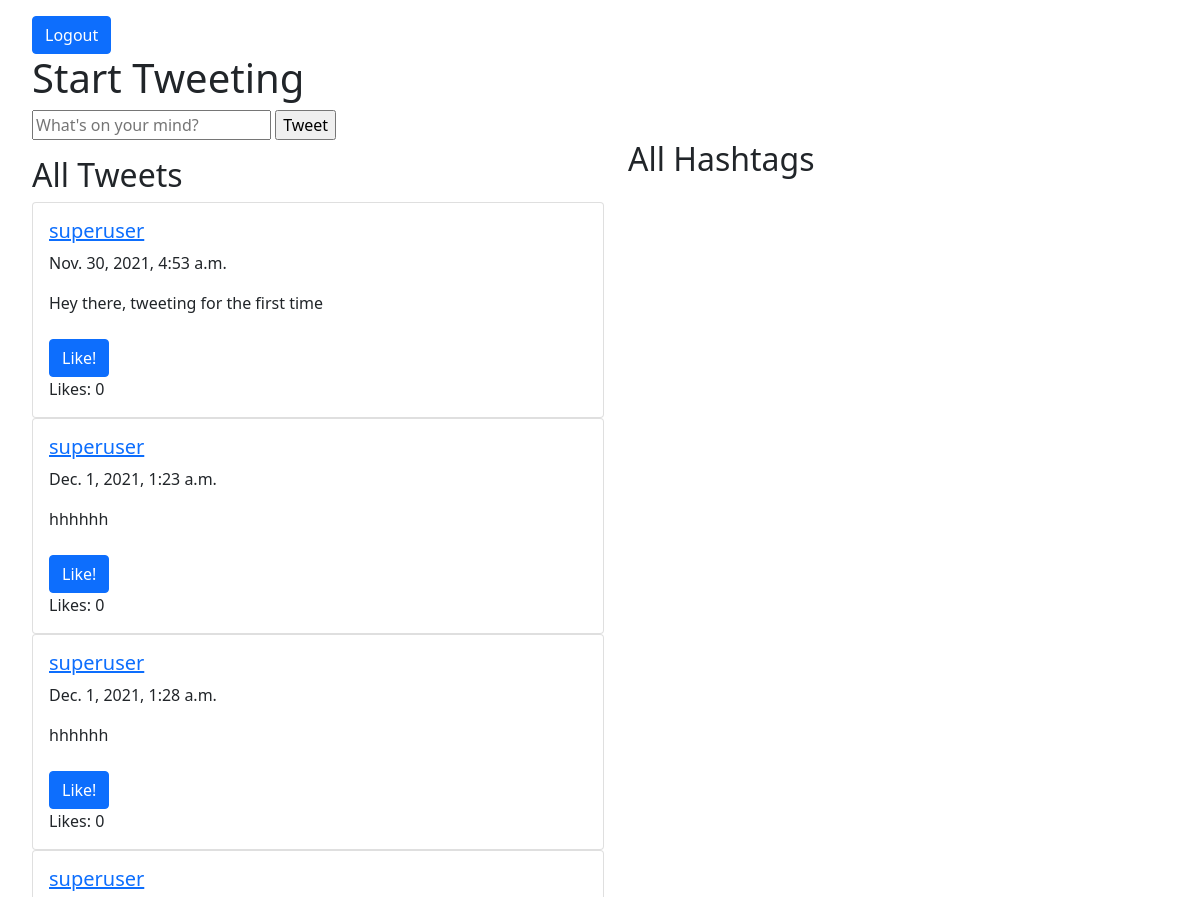
Page /home (upper part) on the earlier database version.
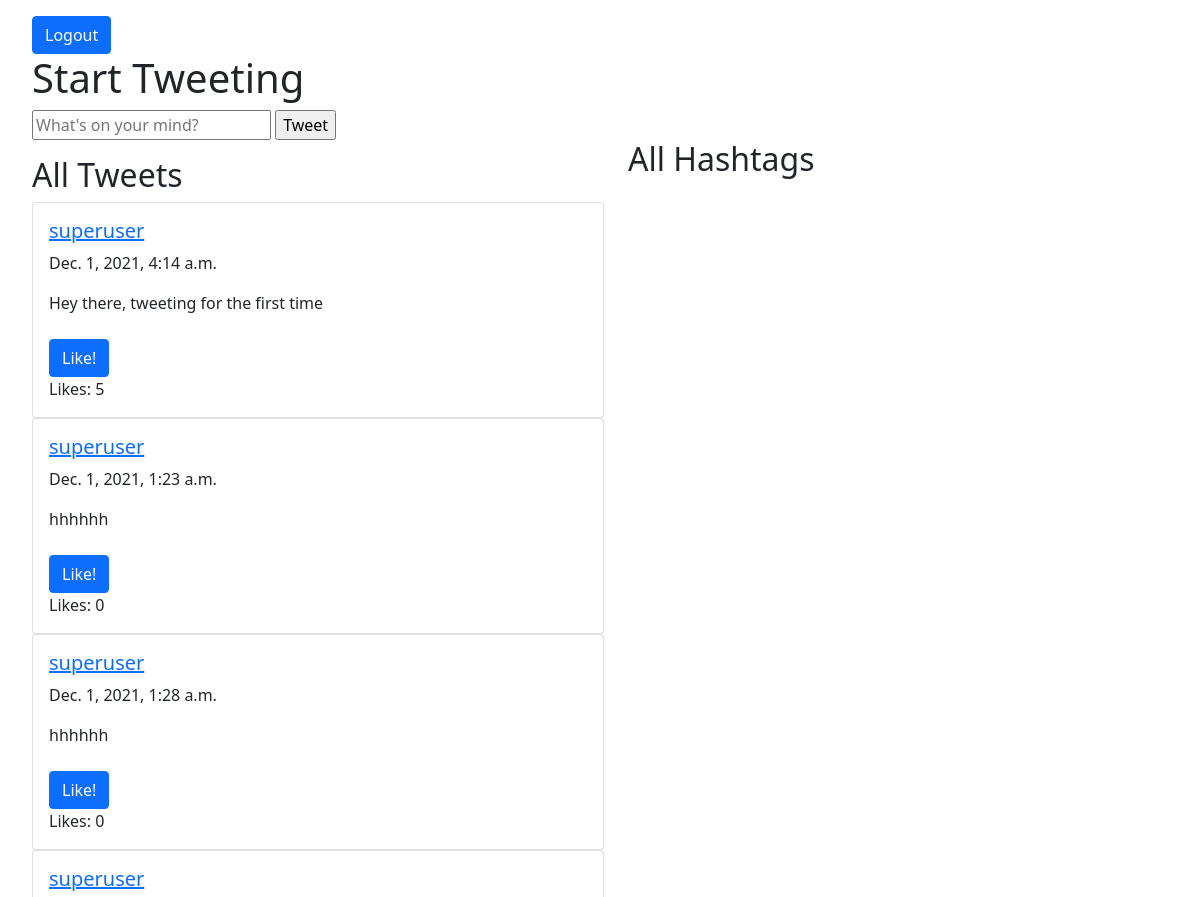
Same page on the later database version.
### tweeterApp/models.py (models this page shows)
class Tweet(models.Model):
  body = models.TextField()
  timestamp = models.DateTimeField(auto_now = True)
  author = models.ForeignKey(User, on_delete = models.DO_NOTHING)
  likes = models.IntegerField(default = 0)

### tweeterApp/views.py (the view)
# urls.py: 2. Add a URL to urlpatterns:  path('', views.home, name='home')
def home(request):
  print('hey')
  if (request.method == 'POST'):
    print('REQ', request.POST)
    body = request.POST['body']
    Tweet.objects.create(body=body, author=request.user)
  print('PATCHHHH', request.method)
  tweets = Tweet.objects.all()
  return render(request, 'home.html', {"tweets": tweets}) #want to pass in all the tweets, do we need to pass in the user?

### tweeterApp/templates/home.html (shortened to what this page needs)
<!doctype html>
<html lang="en">
  <head>
    <link href="https://cdn.jsdelivr.net/npm/bootstrap@5.1.3/dist/css/bootstrap.min.css" rel="stylesheet">
  </head>
  <body style="margin-left: 2rem; margin-top: 1rem">
    <div>
      <a class="btn btn-primary" href="logout">Logout</a>
      <h1>Start Tweeting</h1>
      <form method="POST" action="/home">
        <input name="body" placeholder="What's on your mind?" />
        <input type="submit" value="Tweet"/>
      </form>
    </div>
    <div class="row align-items-start">
      <div class="col-md-6">
        <h2 style="margin-top: 1rem">All Tweets</h2>
        {% for tweet in tweets %}
        <div class="col-md-12">
          <div class="card">
            <div class="card-body">
              <h5><a href="{{tweet.author}}/tweets">{{tweet.author}}</a></h5>
              <p>{{tweet.timestamp}}</p>
              {{tweet.body}}
              <br></br>
              <form method="PUT" action="/home">
                <input class="btn btn-primary" type="submit" value="Like!"/>
              </form>
              Likes: {{tweet.likes}}
            </div>
          </div>
        </div>
        {% endfor %}
      </div>
      <div class="col">
        <h2>All Hashtags</h2>
      </div>
    </div>
  </body>
</html>

Differences in the rows shown:
changed Tweet "Hey there, tweeting for the first time": timestamp "Nov. 30, 2021, 4:53 a.m." → "Dec. 1, 2021, 4:14 a.m."; likes "0" → "5"
